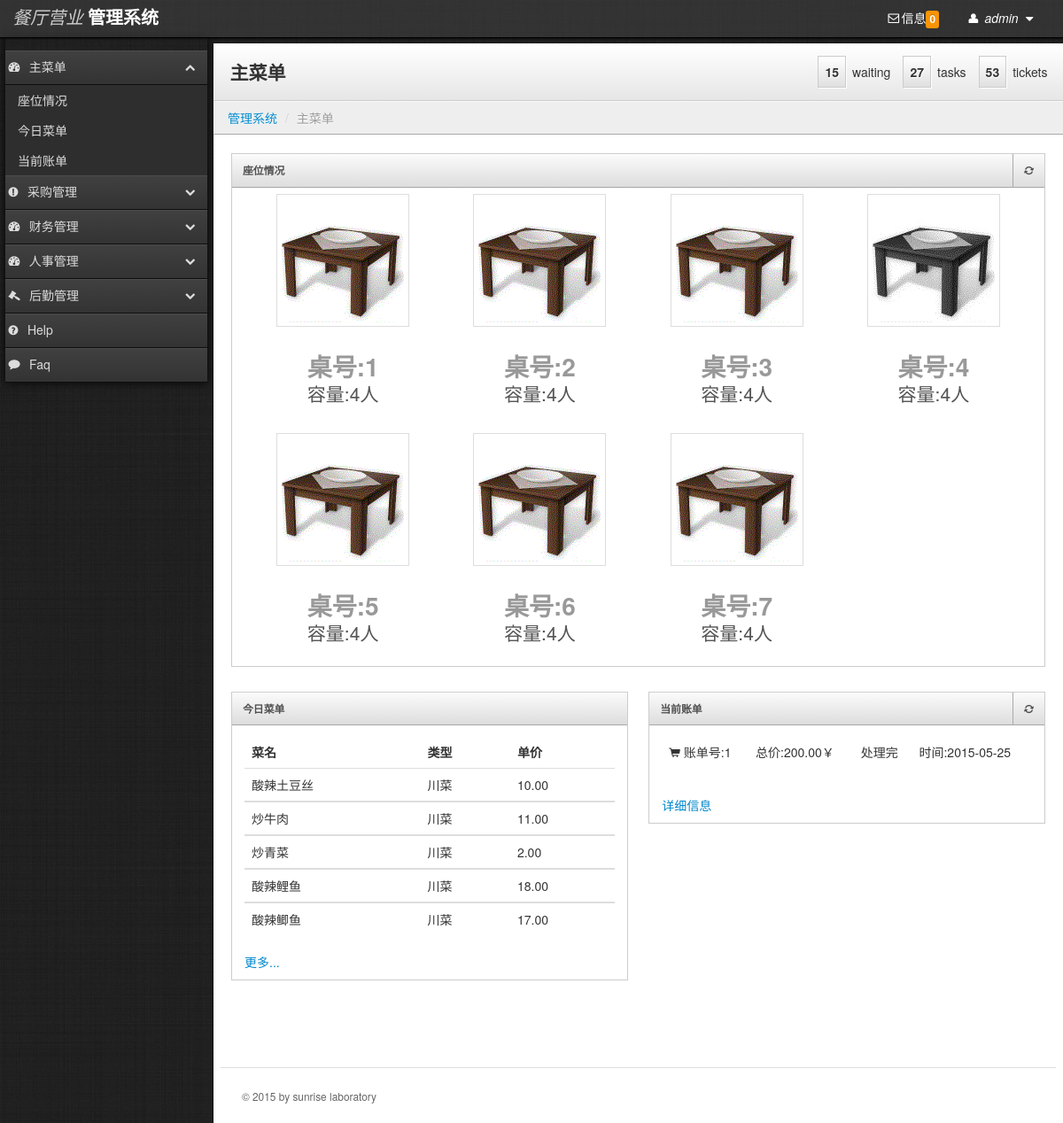
/newRes/index.php (signed in), run on an earlier commit of the app's database.
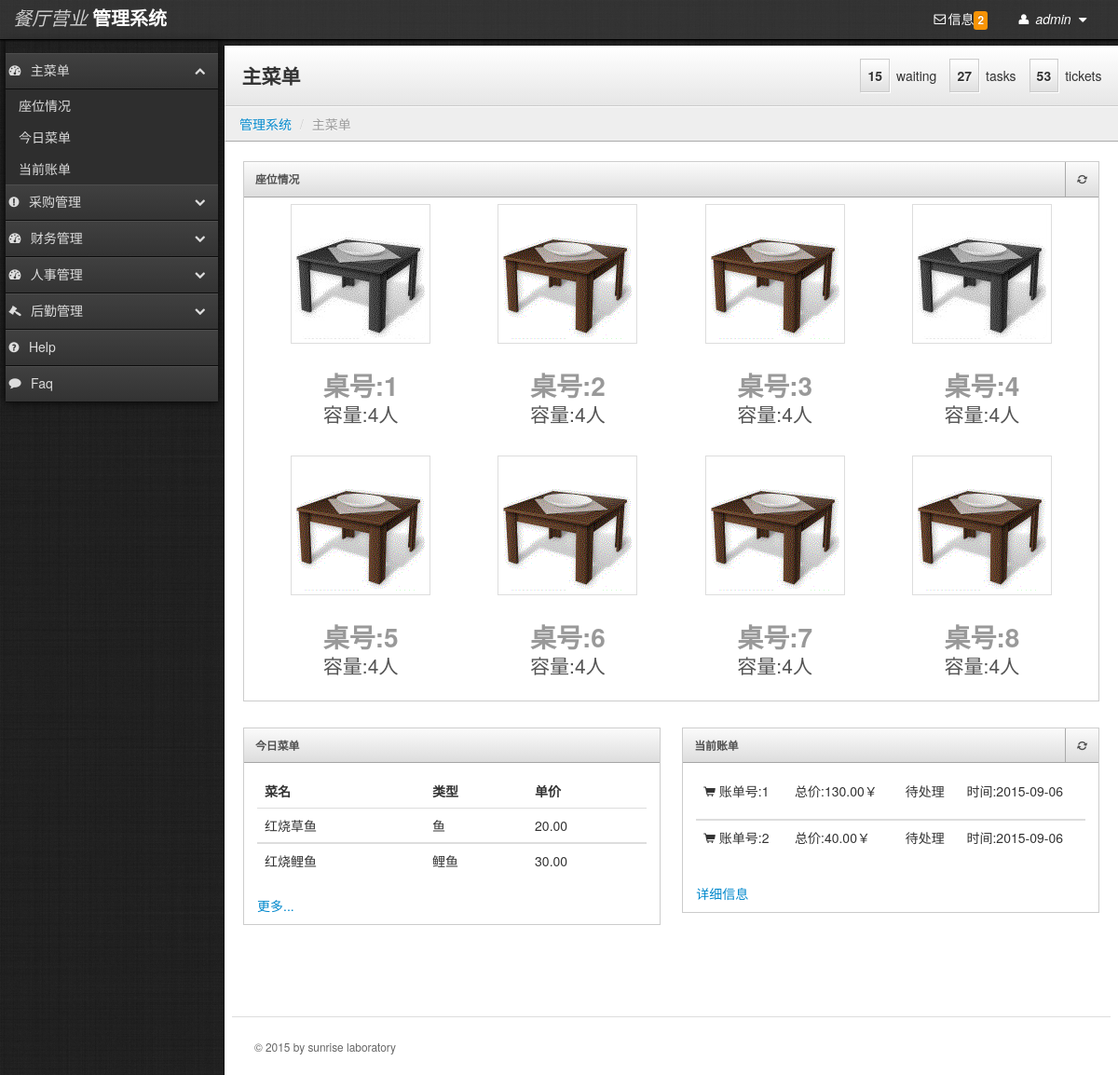
And on a later commit of the database.
### tables this page shows
CREATE TABLE `seat` (
  `seatID` bigint(20) NOT NULL,
  `number` int(11) NOT NULL,
  `seatState` int(2) NOT NULL,
  `capacity` int(2) NOT NULL,
  `seatDirection` varchar(30) default NULL,
  PRIMARY KEY  (`seatID`)
);

CREATE TABLE `bill` (
  `billID` bigint(20) NOT NULL,
  `seatID` bigint(20) NOT NULL,
  `allPrice` float(20,2) NOT NULL,
  `date` date NOT NULL,
  `dealTF` int(1) default NULL,
  `staffID` bigint(20) default NULL,
  `isNew` bigint(1) NOT NULL,
  PRIMARY KEY  (`billID`),
  KEY `FK_Reference_8` (`seatID`),
  KEY `FK_Reference_9` (`staffID`),
  CONSTRAINT `FK_Reference_8` FOREIGN KEY (`seatID`) REFERENCES `seat` (`seatID`),
  CONSTRAINT `FK_Reference_9` FOREIGN KEY (`staffID`) REFERENCES `staff` (`staffID`)
);

### newRes/main.php (called while the page is built, shortened)
<?php
include_once('conn/conn.php');
$selectMenu=mysql_query("select * from tadayMenu ",$conn);
$selectBill=mysql_query("select * from bill",$conn);
$selectSeat=mysql_query("select * from seat",$conn);
require "boot.php";
include("mainRight.php");
?>

### newRes/index.php (called while the page is built, shortened)
<?php
require "main.php";
?>

### newRes/mainRight.php (the view, shortened to what this page needs)
<div class="content">
        <div class="header">
            <div class="stats">
    <p class="stat"><span class="number">53</span>tickets</p>
    <p class="stat"><span class="number">27</span>tasks</p>
    <p class="stat"><span class="number">15</span>waiting</p>
</div>
            <h1 class="page-title">主菜单</h1>
        </div>
                <ul class="breadcrumb">
            <li><a href="main.php">管理系统</a> <span class="divider">/</span></li>
            <li class="active">主菜单</li>
        </ul>
        <div class="container-fluid">
            <div class="row-fluid">
<div class="row-fluid">
    <div class="block">
    	<div class="block-heading">
            <span class="block-icon pull-right">
                <a href="#" class="demo-cancel-click" rel="tooltip" title="点击刷新"><i class="icon-refresh"></i></a>
            </span>
            <a href="#page-stats" data-toggle="collapse">座位情况</a>
        </div>
        <div id="page-stats" class="block-body collapse in">
            <div class="stat-widget-container">
              <?php
                while($arraySeat=mysql_fetch_array($selectSeat))
                {
               ?>
                <div class="stat-widget gallery">
                  <?php
                      if($arraySeat['seatState']==0)
                      {
                  ?>
                        <img class="img-polaroid" src="images/zhuozi.gif">
                      <?php
                      }
                      else
                      {
                      ?>
                      <img class="img-polaroid" src="images/zhuoziNo.jpg">
                      <?php
                      }
                      ?>
                      <div class="stat-button">
                        <p class="title">桌号:<?php echo $arraySeat['number'];?></p>
                        <p class="detail">容量:<?php echo $arraySeat['capacity'];?>人</p>
                      </div>
                </div>
                <?php
              }
              ?>
            </div>
        </div>
    </div>
</div>
<div class="row-fluid">
    <div class="block span6">
        <a href="#tablewidget" class="block-heading" data-toggle="collapse">今日菜单</a>
        <div id="tablewidget" class="block-body collapse in">
            <table class="table">
              <thead>
                <tr>
                  <th>菜名</th>
                  <th>类型</th>
                  <th>单价</th>
                </tr>
              </thead>
              <?php
                $i=0;
                while($arrayMenu=mysql_fetch_array($selectMenu))
                {
                    if($i==5)
                        {break;}
                    $i++;
               ?>
              <tbody>
                <tr>
                  <td><?php echo $arrayMenu['foodName'];?></td>
                  <td><?php echo $arrayMenu['foodType'];?></td>
                  <td><?php echo $arrayMenu['price'];?></td>
                </tr>
              </tbody>
              <?php
            }
            ?>
            </table>
            <p><a href="menu.php">更多...</a></p>
        </div>
    </div>
    <div class="block span6">
        <div class="block-heading">
            <span class="block-icon pull-right">
                <a href="#" class="demo-cancel-click" rel="tooltip" onclick="refreshClick();" title="点击刷新"><i class="icon-refresh"></i></a>
            </span>
            <a href="#widget2container" data-toggle="collapse">当前账单</a>
        </div>
        <div id="widget2container" class="block-body collapse in">
            <table class="table list">
              <?php
                while($arrayBill=mysql_fetch_array($selectBill))
                {
               ?>
              <tbody>
                  <tr>
                      <td>
                          <p><i class="icon-shopping-cart"></i> 账单号:<?php echo $arrayBill['billID'];?></p>
                      </td>
                      <td>
                          <p>总价:<?php echo $arrayBill['allPrice'];?>￥</p>
                      </td>
                      <td><?php
                      if($arrayBill['dealTF']==1)
                      {echo "处理完";}
                      else
                      {echo "待处理";}
                      ?></td>
                      <td>
                          <p>时间:<?php echo $arrayBill['date'];?></p>
                      </td>
                  </tr>
                <?php
              }
              ?>
              </tbody>
            </table>
            <p><a href="bill.php">详细信息</a></p>
        </div>
    </div>
</div>
                    <footer>
                        <hr>
                        <p>&copy; 2015 by sunrise laboratory </p>
                    </footer>
            </div>
        </div>
    </div>

### newRes/boot.php (shortened to what this page needs)
<?php
include_once('conn/conn.php');
$selectDealTFNum=mysql_query("select count(*) as count from bill where dealTF  is null; ",$conn);
$arrayDealTFNum=mysql_fetch_array($selectDealTFNum);
?>
<!DOCTYPE html>
<html lang="en">
  <head>
    <link rel="stylesheet" type="text/css" href="lib/bootstrap/css/bootstrap.css">
    <link rel="stylesheet" type="text/css" href="stylesheets/theme.css">
    <link rel="stylesheet" href="lib/font-awesome/css/font-awesome.css">
  </head>
  <body class="">
    <div class="navbar">
        <div class="navbar-inner">
                <ul class="nav pull-right">
                    <li><a href="bill.php" title="您有账单待处理！" role="button"><i class="icon-envelope"></i>信息</span><span id ="remindNum"class="label label-warning"><?php echo $arrayDealTFNum['count'];?></span></a></i>
                    <li id="fat-menu" class="dropdown">
                        <a href="#" role="button" class="dropdown-toggle" data-toggle="dropdown">
                            <i class="icon-user"></i>
                            <i id="iuser">test</i>
                            <i class="icon-caret-down"></i>
                        </a>
                    </li>
                </ul>
                <a class="brand" href="main.php"><span class="first">餐厅营业</span> <span class="second">管理系统</span></a>
        </div>
    </div>
    <div class="sidebar-nav">
        <form class="search form-inline">
        </form>
        <a href="#dashboard-menu" class="nav-header" data-toggle="collapse"><i class="icon-dashboard"></i>主菜单<i class="icon-chevron-up"></i></a>
        <ul id="dashboard-menu" class="nav nav-list collapse in">
            <li><a href="seat.php">座位情况</a></li>
            <li><a href="menu.php">今日菜单</a></li>
            <li><a href="bill.php">当前账单</a></li>
        </ul>
        <a href="#dashboard-pur" class="nav-header collapsed" data-toggle="collapse"><i class="icon-exclamation-sign"></i>采购管理<i class="icon-chevron-up"></i></a>
        <a href="#accounts-bill" class="nav-header collapsed" data-toggle="collapse"><i class="icon-dashboard"></i>财务管理<i class="icon-chevron-up"></i></a>
        <a href="#dashboard-man" class="nav-header collapsed" data-toggle="collapse"><i class="icon-dashboard"></i>人事管理<i class="icon-chevron-up"></i></a>
        <a href="#legal-menu" class="nav-header collapsed" data-toggle="collapse"><i class="icon-legal"></i>后勤管理<i class="icon-chevron-up"></i></a>
        <a href="#" class="nav-header" ><i class="icon-question-sign"></i>Help</a>
        <a href="#" class="nav-header" ><i class="icon-comment"></i>Faq</a>
    </div>

### newRes/boot.php (style rules this page uses)
.brand { font-family: georgia, serif; }
.brand .first { color: #ccc; font-style: italic; }
.brand .second { color: #fff; font-weight: bold; }

What changed in the data, as far as the page shows it:
changed seat (number 1 of 8 on the later page): seatState: picture added; seatState: picture removed
added seat: seatState 0 (drawn), number "8", capacity "4"
changed bill id 1: allPrice "200.00" → "130.00"; date "2015-05-25" → "2015-09-06"; dealTF "处理完" → "待处理"
added bill: billID "2", allPrice "40.00", shows "待处理", date "2015-09-06"
Also different on the page:
$arrayDealTFNum['count']: "0" → "2"
new list line: "红烧草鱼 鱼 20.00"
new list line: "红烧鲤鱼 鲤鱼 30.00"
list line gone: "酸辣土豆丝 川菜 10.00"
list line gone: "炒牛肉 川菜 11.00"
list line gone: "炒青菜 川菜 2.00"
list line gone: "酸辣鲤鱼 川菜 18.00"
list line gone: "酸辣鲫鱼 川菜 17.00"
